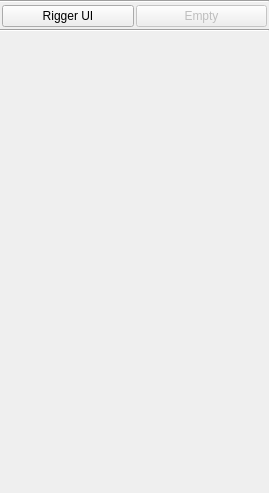
<?xml version="1.0" encoding="UTF-8"?>
<ui version="4.0">
 <class>wg_riggBox</class>
 <widget class="QWidget" name="wg_riggBox">
  <property name="geometry">
   <rect>
    <x>0</x>
    <y>0</y>
    <width>269</width>
    <height>493</height>
   </rect>
  </property>
  <property name="windowTitle">
   <string>Rigging Box</string>
  </property>
  <layout class="QGridLayout" name="gridLayout">
   <property name="margin">
    <number>0</number>
   </property>
   <property name="spacing">
    <number>0</number>
   </property>
   <item row="0" column="0">
    <widget class="Line" name="line_2">
     <property name="orientation">
      <enum>Qt::Horizontal</enum>
     </property>
    </widget>
   </item>
   <item row="3" column="0">
    <spacer name="verticalSpacer">
     <property name="orientation">
      <enum>Qt::Vertical</enum>
     </property>
     <property name="sizeHint" stdset="0">
      <size>
       <width>20</width>
       <height>40</height>
      </size>
     </property>
    </spacer>
   </item>
   <item row="1" column="0">
    <layout class="QGridLayout" name="gl_modeCmds">
     <property name="margin">
      <number>2</number>
     </property>
     <property name="spacing">
      <number>2</number>
     </property>
     <item row="0" column="0">
      <widget class="QPushButton" name="pb_riggerUi">
       <property name="text">
        <string>Rigger UI</string>
       </property>
       <property name="iconSize">
        <size>
         <width>24</width>
         <height>24</height>
        </size>
       </property>
       <property name="flat">
        <bool>false</bool>
       </property>
      </widget>
     </item>
     <item row="0" column="1">
      <widget class="QPushButton" name="pb_duplicateGeom">
       <property name="enabled">
        <bool>false</bool>
       </property>
       <property name="text">
        <string>Empty</string>
       </property>
       <property name="iconSize">
        <size>
         <width>24</width>
         <height>24</height>
        </size>
       </property>
       <property name="flat">
        <bool>false</bool>
       </property>
      </widget>
     </item>
    </layout>
   </item>
   <item row="2" column="0">
    <widget class="Line" name="line">
     <property name="orientation">
      <enum>Qt::Horizontal</enum>
     </property>
    </widget>
   </item>
  </layout>
 </widget>
 <resources/>
 <connections/>
</ui>
